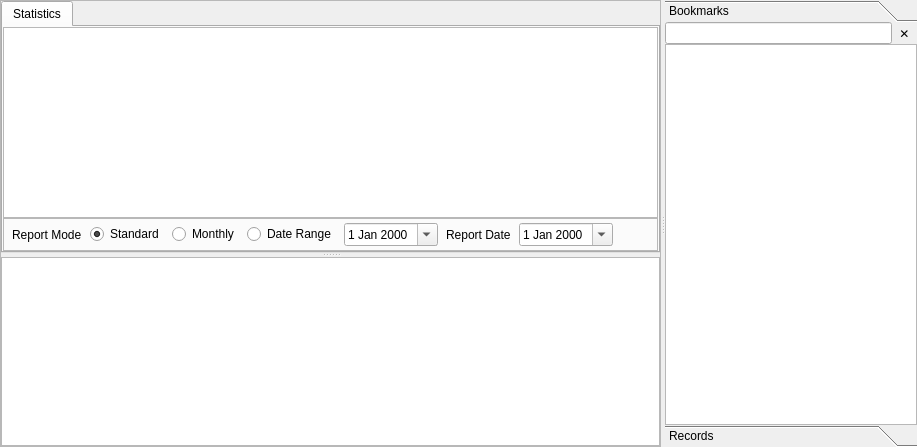
  <widget class="QWidget" name="centralwidget">
   <property name="sizePolicy">
    <sizepolicy hsizetype="Expanding" vsizetype="Expanding">
     <horstretch>0</horstretch>
     <verstretch>0</verstretch>
    </sizepolicy>
   </property>
   <layout class="QVBoxLayout" name="verticalLayout_3">
    <property name="spacing">
     <number>4</number>
    </property>
    <property name="leftMargin">
     <number>0</number>
    </property>
    <property name="topMargin">
     <number>0</number>
    </property>
    <property name="rightMargin">
     <number>0</number>
    </property>
    <property name="bottomMargin">
     <number>0</number>
    </property>
    <item>
     <widget class="QSplitter" name="mainsplitter">
      <property name="orientation">
       <enum>Qt::Horizontal</enum>
      </property>
      <widget class="QSplitter" name="logsplitter">
       <property name="frameShape">
        <enum>QFrame::StyledPanel</enum>
       </property>
       <property name="orientation">
        <enum>Qt::Vertical</enum>
       </property>
       <widget class="QTabWidget" name="tabWidget">
        <property name="sizePolicy">
         <sizepolicy hsizetype="Expanding" vsizetype="Expanding">
          <horstretch>0</horstretch>
          <verstretch>0</verstretch>
         </sizepolicy>
        </property>
        <property name="maximumSize">
         <size>
          <width>16777215</width>
          <height>16777215</height>
         </size>
        </property>
        <property name="mouseTracking">
         <bool>true</bool>
        </property>
        <property name="autoFillBackground">
         <bool>true</bool>
        </property>
        <property name="tabPosition">
         <enum>QTabWidget::North</enum>
        </property>
        <property name="tabShape">
         <enum>QTabWidget::Rounded</enum>
        </property>
        <property name="currentIndex">
         <number>0</number>
        </property>
        <property name="documentMode">
         <bool>false</bool>
        </property>
        <property name="tabsClosable">
         <bool>false</bool>
        </property>
        <property name="movable">
         <bool>false</bool>
        </property>
        <widget class="QWidget" name="statisticsTab">
         <attribute name="title">
          <string>Statistics</string>
         </attribute>
         <layout class="QVBoxLayout" name="verticalLayout_7">
          <property name="spacing">
           <number>0</number>
          </property>
          <property name="leftMargin">
           <number>0</number>
          </property>
          <property name="topMargin">
           <number>0</number>
          </property>
          <property name="rightMargin">
           <number>0</number>
          </property>
          <property name="bottomMargin">
           <number>0</number>
          </property>
          <item>
           <widget class="MyTextBrowser" name="statisticsView"/>
          </item>
          <item>
           <widget class="QFrame" name="frame_3">
            <property name="sizePolicy">
             <sizepolicy hsizetype="Preferred" vsizetype="Minimum">
              <horstretch>0</horstretch>
              <verstretch>0</verstretch>
             </sizepolicy>
            </property>
            <property name="frameShape">
             <enum>QFrame::StyledPanel</enum>
            </property>
            <property name="frameShadow">
             <enum>QFrame::Raised</enum>
            </property>
            <layout class="QHBoxLayout" name="horizontalLayout_2">
             <property name="spacing">
              <number>8</number>
             </property>
             <property name="leftMargin">
              <number>8</number>
             </property>
             <property name="topMargin">
              <number>4</number>
             </property>
             <property name="rightMargin">
              <number>4</number>
             </property>
             <property name="bottomMargin">
              <number>4</number>
             </property>
             <item>
              <widget class="QLabel" name="reportModeLabel">
               <property name="text">
                <string>Report Mode</string>
               </property>
              </widget>
             </item>
             <item>
              <widget class="QRadioButton" name="reportModeStandard">
               <property name="toolTip">
                <string>Show Standard Report</string>
               </property>
               <property name="text">
                <string>Standard</string>
               </property>
               <property name="checked">
                <bool>true</bool>
               </property>
              </widget>
             </item>
             <item>
              <widget class="QRadioButton" name="reportModeMonthly">
               <property name="toolTip">
                <string>Show Monthly Report</string>
               </property>
               <property name="text">
                <string>Monthly</string>
               </property>
              </widget>
             </item>
             <item>
              <widget class="QRadioButton" name="reportModeRange">
               <property name="toolTip">
                <string>Show Range Report</string>
               </property>
               <property name="text">
                <string>Date Range</string>
               </property>
              </widget>
             </item>
             <item>
              <widget class="QDateEdit" name="statStartDate">
               <property name="sizePolicy">
                <sizepolicy hsizetype="Preferred" vsizetype="Minimum">
                 <horstretch>0</horstretch>
                 <verstretch>0</verstretch>
                </sizepolicy>
               </property>
               <property name="currentSection">
                <enum>QDateTimeEdit::MonthSection</enum>
               </property>
               <!--   this cause oscar to crash on start up with linus 20.04.o4
               <property name="displayFormat">
                <string>Qt::SystemLocaleShortDate</string>
               </property>
               -->
               <property name="calendarPopup">
                <bool>true</bool>
               </property>
              </widget>
             </item>
             <item>
              <widget class="QLabel" name="statEnableEndDisplay">
               <property name="toolTip">
                <string>Select Report Date</string>
               </property>
               <property name="text">
                <string>Report Date</string>
               </property>
              </widget>
             </item>
             <item>
              <widget class="QDateEdit" name="statEndDate">
               <property name="sizePolicy">
                <sizepolicy hsizetype="Preferred" vsizetype="Minimum">
                 <horstretch>0</horstretch>
                 <verstretch>0</verstretch>
                </sizepolicy>
               </property>
               <property name="currentSection">
                <enum>QDateTimeEdit::MonthSection</enum>
               </property>
               <!--   this cause oscar to crash on start up with linus 20.04.o4
               <property name="displayFormat">
                <string>Qt::SystemLocaleShortDate</string>
               </property>
               -->
               <property name="currentSectionIndex">
                <number>1</number>
               </property>
               <property name="calendarPopup">
                <bool>true</bool>
               </property>
              </widget>
             </item>
             <item>
              <spacer name="horizontalSpacer">
               <property name="orientation">
                <enum>Qt::Horizontal</enum>
               </property>
               <property name="sizeType">
                <enum>QSizePolicy::MinimumExpanding</enum>
               </property>
               <property name="sizeHint" stdset="0">
                <size>
                 <width>40</width>
                 <height>20</height>
                </size>
               </property>
              </spacer>
             </item>
            </layout>
           </widget>
          </item>
         </layout>
        </widget>
       </widget>
       <widget class="QPlainTextEdit" name="logText">
        <property name="readOnly">
         <bool>true</bool>
        </property>
       </widget>
      </widget>
      <widget class="QToolBox" name="toolBox">
       <property name="currentIndex">
        <number>0</number>
       </property>
       <property name="tabSpacing">
        <number>0</number>
       </property>
       <widget class="QWidget" name="bookmarksPage">
        <property name="geometry">
         <rect>
          <x>0</x>
          <y>0</y>
          <width>137</width>
          <height>686</height>
         </rect>
        </property>
        <property name="mouseTracking">
         <bool>true</bool>
        </property>
        <attribute name="icon">
         <iconset resource="Resources.qrc">
          <normaloff>:/icons/bookmark.png</normaloff>:/icons/bookmark.png</iconset>
        </attribute>
        <attribute name="label">
         <string>Bookmarks</string>
        </attribute>
        <layout class="QVBoxLayout" name="verticalLayout_5">
         <property name="spacing">
          <number>0</number>
         </property>
         <property name="sizeConstraint">
          <enum>QLayout::SetNoConstraint</enum>
         </property>
         <property name="leftMargin">
          <number>0</number>
         </property>
         <property name="topMargin">
          <number>0</number>
         </property>
         <property name="rightMargin">
          <number>0</number>
         </property>
         <property name="bottomMargin">
          <number>0</number>
         </property>
         <item>
          <widget class="QFrame" name="frame_2">
           <property name="sizePolicy">
            <sizepolicy hsizetype="Preferred" vsizetype="Minimum">
             <horstretch>0</horstretch>
             <verstretch>0</verstretch>
            </sizepolicy>
           </property>
           <layout class="QHBoxLayout" name="horizontalLayout">
            <property name="spacing">
             <number>0</number>
            </property>
            <property name="leftMargin">
             <number>0</number>
            </property>
            <property name="topMargin">
             <number>0</number>
            </property>
            <property name="rightMargin">
             <number>0</number>
            </property>
            <property name="bottomMargin">
             <number>0</number>
            </property>
            <item>
             <widget class="QLineEdit" name="filterBookmarks">
              <property name="sizePolicy">
               <sizepolicy hsizetype="Expanding" vsizetype="Minimum">
                <horstretch>0</horstretch>
                <verstretch>0</verstretch>
               </sizepolicy>
              </property>
             </widget>
            </item>
            <item>
             <widget class="QToolButton" name="filterBookmarksButton">
              <property name="sizePolicy">
               <sizepolicy hsizetype="Fixed" vsizetype="Minimum">
                <horstretch>0</horstretch>
                <verstretch>0</verstretch>
               </sizepolicy>
              </property>
              <property name="text">
               <string notr="true">✕</string>
              </property>
              <property name="shortcut">
               <string notr="true"/>
              </property>
              <property name="autoRaise">
               <bool>true</bool>
              </property>
             </widget>
            </item>
           </layout>
          </widget>
         </item>
         <item>
          <widget class="QTextBrowser" name="bookmarkView">
           <property name="openLinks">
            <bool>false</bool>
           </property>
          </widget>
         </item>
        </layout>
       </widget>
       <widget class="QWidget" name="recordsPage">
        <property name="geometry">
         <rect>
          <x>0</x>
          <y>0</y>
          <width>137</width>
          <height>686</height>
         </rect>
        </property>
        <property name="mouseTracking">
         <bool>true</bool>
        </property>
        <attribute name="icon">
         <iconset resource="Resources.qrc">
          <normaloff>:/icons/trophy.png</normaloff>:/icons/trophy.png</iconset>
        </attribute>
        <attribute name="label">
         <string>Records</string>
        </attribute>
        <layout class="QVBoxLayout" name="verticalLayout_6">
         <property name="spacing">
          <number>0</number>
         </property>
         <property name="leftMargin">
          <number>0</number>
         </property>
         <property name="topMargin">
          <number>0</number>
         </property>
         <property name="rightMargin">
          <number>0</number>
         </property>
         <property name="bottomMargin">
          <number>0</number>
         </property>
         <item>
          <widget class="QTextBrowser" name="recordsBox">
           <property name="openLinks">
            <bool>false</bool>
           </property>
          </widget>
         </item>
        </layout>
       </widget>
      </widget>
     </widget>
    </item>
   </layout>
  </widget>
